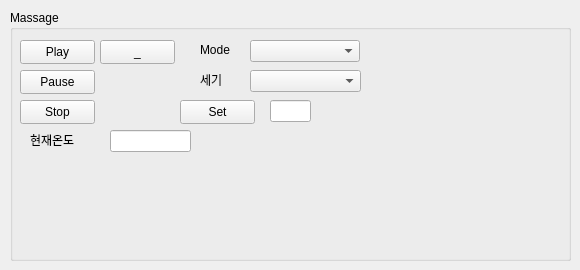
                 <widget class="QWidget" name="tab_hb">
                  <attribute name="title">
                   <string>ExtDev</string>
                  </attribute>
                  <widget class="QGroupBox" name="groupBox_15">
                   <property name="geometry">
                    <rect>
                     <x>10</x>
                     <y>10</y>
                     <width>561</width>
                     <height>251</height>
                    </rect>
                   </property>
                   <property name="title">
                    <string>Massage</string>
                   </property>
                   <widget class="QPushButton" name="btn_ext_dev_play">
                    <property name="geometry">
                     <rect>
                      <x>10</x>
                      <y>30</y>
                      <width>75</width>
                      <height>24</height>
                     </rect>
                    </property>
                    <property name="text">
                     <string>Play</string>
                    </property>
                   </widget>
                   <widget class="QComboBox" name="comboBox_ext_dev_mode">
                    <property name="geometry">
                     <rect>
                      <x>240</x>
                      <y>30</y>
                      <width>107</width>
                      <height>24</height>
                     </rect>
                    </property>
                    <property name="maximumSize">
                     <size>
                      <width>16777215</width>
                      <height>16777215</height>
                     </size>
                    </property>
                    <property name="sizeAdjustPolicy">
                     <enum>QComboBox::SizeAdjustPolicy::AdjustToContents</enum>
                    </property>
                    <property name="minimumContentsLength">
                     <number>10</number>
                    </property>
                   </widget>
                   <widget class="QPushButton" name="btn_ext_dev_stop">
                    <property name="geometry">
                     <rect>
                      <x>10</x>
                      <y>90</y>
                      <width>75</width>
                      <height>24</height>
                     </rect>
                    </property>
                    <property name="text">
                     <string>Stop</string>
                    </property>
                   </widget>
                   <widget class="QPushButton" name="btn_ext_dev_pause">
                    <property name="geometry">
                     <rect>
                      <x>10</x>
                      <y>60</y>
                      <width>75</width>
                      <height>24</height>
                     </rect>
                    </property>
                    <property name="text">
                     <string>Pause</string>
                    </property>
                   </widget>
                   <widget class="QLabel" name="label_107">
                    <property name="geometry">
                     <rect>
                      <x>190</x>
                      <y>30</y>
                      <width>50</width>
                      <height>20</height>
                     </rect>
                    </property>
                    <property name="text">
                     <string>Mode</string>
                    </property>
                   </widget>
                   <widget class="QComboBox" name="comboBox_ext_dev_strength">
                    <property name="geometry">
                     <rect>
                      <x>240</x>
                      <y>60</y>
                      <width>111</width>
                      <height>22</height>
                     </rect>
                    </property>
                   </widget>
                   <widget class="QLabel" name="label_108">
                    <property name="geometry">
                     <rect>
                      <x>190</x>
                      <y>60</y>
                      <width>50</width>
                      <height>20</height>
                     </rect>
                    </property>
                    <property name="text">
                     <string>세기</string>
                    </property>
                   </widget>
                   <widget class="QPushButton" name="lineEdit_ext_dev_status">
                    <property name="geometry">
                     <rect>
                      <x>90</x>
                      <y>30</y>
                      <width>75</width>
                      <height>24</height>
                     </rect>
                    </property>
                    <property name="text">
                     <string>_</string>
                    </property>
                   </widget>
                   <widget class="QLineEdit" name="LineEdit_ext_dev_temp_set">
                    <property name="geometry">
                     <rect>
                      <x>260</x>
                      <y>90</y>
                      <width>41</width>
                      <height>22</height>
                     </rect>
                    </property>
                   </widget>
                   <widget class="QPushButton" name="btn_ext_dev_temp_set">
                    <property name="geometry">
                     <rect>
                      <x>170</x>
                      <y>90</y>
                      <width>75</width>
                      <height>24</height>
                     </rect>
                    </property>
                    <property name="text">
                     <string>Set</string>
                    </property>
                   </widget>
                   <widget class="QLineEdit" name="lineEdit_ext_dev_cur_temp">
                    <property name="geometry">
                     <rect>
                      <x>100</x>
                      <y>120</y>
                      <width>81</width>
                      <height>22</height>
                     </rect>
                    </property>
                   </widget>
                   <widget class="QLabel" name="label_109">
                    <property name="geometry">
                     <rect>
                      <x>20</x>
                      <y>120</y>
                      <width>71</width>
                      <height>20</height>
                     </rect>
                    </property>
                    <property name="text">
                     <string>현재온도</string>
                    </property>
                   </widget>
                  </widget>
                 </widget>
